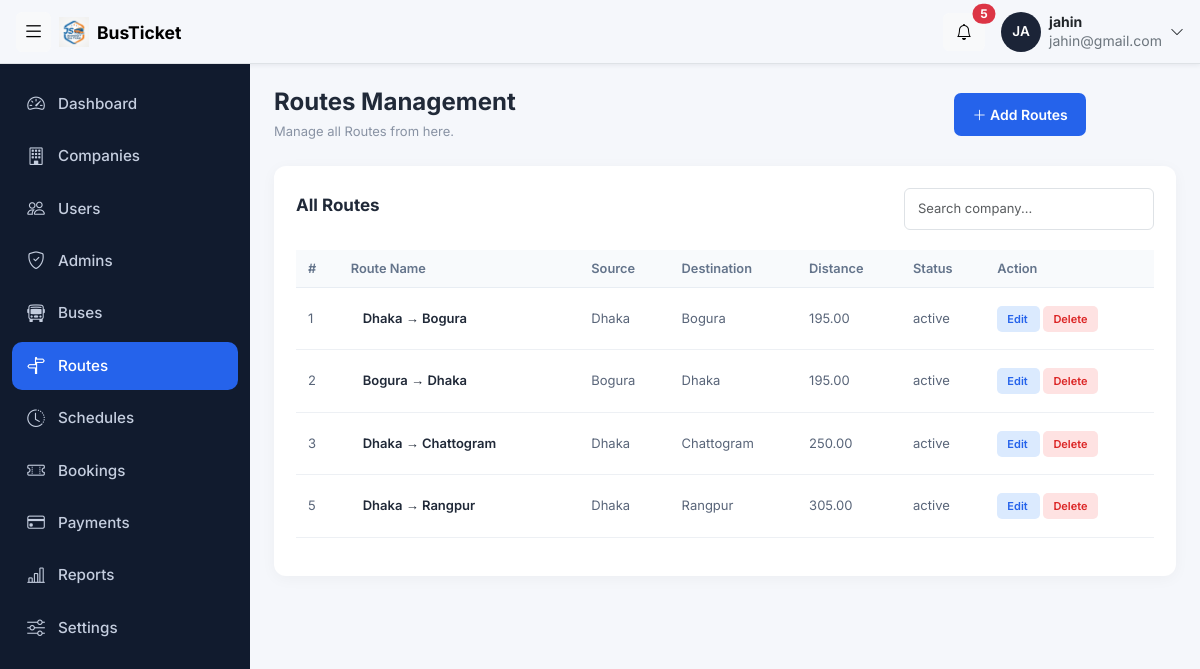
Screenshot of /admin/route.php (signed in) with the database file from the repository.
### tables this page shows
CREATE TABLE `routes` (
  `route_id` int(11) NOT NULL,
  `source` varchar(100) NOT NULL,
  `destination` varchar(100) NOT NULL,
  `distance` decimal(10,2) NOT NULL,
  `status` enum('active','inactive') NOT NULL
);

### admin/route.php (the view, shortened to what this page needs)
<?php
include '../config/db.php';
$sql = "SELECT * FROM  routes";
$raw = $conn->query($sql);
?>
<!DOCTYPE html>
<html lang="bn">
<head>
    <?php
    include '../includes/admin_css.php';
    ?>
</head>
<body>
    <?php
    include '../includes/topbar.php';
    ?>
    <div class="layout">
        <?php
        include '../includes/route_bar.php';
        ?>
        <div class="container-fluid py-4 px-4">
            <div class="page-header">
                <div>
                    <h3>Routes Management</h3>
                    <p>Manage all Routes from here.</p>
                </div>
                <button class="btn-add" id="openForm">
                    <i class="bi bi-plus-lg"></i> Add Routes
                </button>
            </div>
            <div class="company-card">
                <div class="table-header">
                    <h5>All Routes</h5>
                    <input type="text" id="searchInput"
                        class="form-control search-box"
                        placeholder="Search company...">
                </div>
                <div class="table-responsive">
                    <table class="table company-table" id="companyTable">
                        <thead>
                            <tr>
                                <th>#</th>
                                <th>Route Name</th>
                                <th>Source</th>
                                <th>Destination</th>
                                <th>Distance</th>
                                <th>Status</th>
                                <th>Action </th>
                            </tr>
                        </thead>
                        <tbody>
                            <?php
                            while ($row = $raw->fetch_assoc()) { ?>
                                <tr>
                                    <td>
                                        <?php echo (int)$row['route_id'];  ?>
                                    </td>
                                    <td>
                                        <div class="company-name">
                                            <?php echo$row['source'] . ' → ' . $row['destination']; ?>
                                        </div>
                                    </td>
                                    <td>
                                        <?php echo $row['source']; ?>
                                    </td>
                                    <td>
                                        <?php echo $row['destination']; ?>
                                    </td>
                                    <td>
                                        <?php echo $row['distance']; ?>
                                    </td>
                                    <td>
                                        <?php echo $row['status']; ?>
                                    </td>
                                    <td>
                                        <a class="action-btn edit" href="route_edit.php?route_id=<?php echo $row['route_id']; ?>">
                                            Edit
                                        </a>
                                        <a href="route_delete.php?route_id=<?php echo $row['route_id']; ?>"
                                            class="action-btn delete"
                                            onclick="return confirm('Delete this route?')">
                                            Delete
                                        </a>
                                    </td>
                                </tr>
                            <?php
                            };
                            ?>
                        </tbody>
                    </table>
                </div>
            </div>
        </div>
</body>
</html>

### assets/css/admin.css (style rules this page uses)
:root { --topbar-h: 64px; --sidebar-w: 250px; --sidebar-w-collapsed: 72px; --brand: #2563eb; --ink: #1b2437; --bg: #f4f6fa; }
body { background: var(--bg); color: var(--ink); font-family: "Inter", "Nirmala UI", system-ui, sans-serif; }
.search-box { position: relative; flex: 1; max-width: 460px; }
.layout { display: flex; min-height: calc(100vh - var(--topbar-h)); margin-top: var(--topbar-h); }
.layout > .sidebar + * { flex: 1; min-width: 0; margin-left: var(--sidebar-w); transition: margin-left .25s ease; }
.table th { font-size: .8rem; color: #5b6679; white-space: nowrap; }
.table td { white-space: nowrap; }

### assets/css/companies.css (style rules this page uses)
body { background: #f5f7fb; font-family: 'Inter', sans-serif; color: #202938; }
.page-header { display: flex; justify-content: space-between; align-items: center; margin-bottom: 25px; width: 90%; }
.page-header h3 { font-size: 24px; font-weight: 700; margin-bottom: 5px; }
.page-header p, .form-heading p { color: #8993a4; font-size: 13px; margin: 0; }
.btn-add { background: #2563eb; color: white; border: none; padding: 11px 18px; border-radius: 7px; font-size: 14px; font-weight: 600; }
.company-card { background: white; border-radius: 12px; padding: 22px; box-shadow: 0 3px 15px rgba(0,0,0,0.04); }
.table-header { display: flex; justify-content: space-between; align-items: center; margin-bottom: 20px; }
.table-header h5 { font-size: 17px; font-weight: 700; }
.search-box { max-width: 250px; font-size: 13px; padding: 10px 13px; }
.company-table { vertical-align: middle; font-size: 13px; width: 100%; }
.company-table thead th { background: #f8fafc; color: #64748b; font-weight: 600; padding: 9px 12px; white-space: nowrap; border-bottom: 1px solid #e8edf3; }
.company-table tbody td { padding: 9px 12px; color: #596579; border-bottom: 1px solid #edf0f4; }
.company-name { color: #202938; font-weight: 600; padding: 12px; }
.action-btn { border: none; padding: 6px 10px; border-radius: 5px; font-size: 11px; font-weight: 600; margin-right: 3px; }
.edit { background: #dbeafe; color: #2563eb; }
.delete { background: #fee2e2; color: #dc2626; text-decoration: none; }
a { text-decoration: none; }

### assets/css/adminbar.css (style rules this page uses)
body { background: #f5f7fb; font-family: 'Inter', sans-serif; color: #202938; }
.page-header { display: flex; justify-content: space-between; align-items: center; margin-bottom: 25px; }
.page-header h3 { font-size: 24px; font-weight: 700; margin-bottom: 5px; }
.page-header p, .form-heading p { color: #8993a4; font-size: 13px; margin: 0; }
.btn-add { background: #2563eb; color: white; border: none; padding: 11px 18px; border-radius: 7px; font-size: 14px; font-weight: 600; }
.company-card { background: white; border-radius: 12px; padding: 22px; box-shadow: 0 3px 15px rgba(0,0,0,0.04); }
.table-header { display: flex; justify-content: space-between; align-items: center; margin-bottom: 20px; }
.table-header h5 { font-size: 17px; font-weight: 700; }
.search-box { max-width: 250px; font-size: 13px; padding: 10px 13px; }
.company-table { vertical-align: middle; font-size: 13px; width: 100%; }
.company-table thead th { background: #f8fafc; color: #64748b; font-weight: 600; padding: 9px 12px; white-space: nowrap; border-bottom: 1px solid #e8edf3; }
.company-table tbody td { padding: 9px 12px; color: #596579; border-bottom: 1px solid #edf0f4; }
.company-name { color: #202938; font-weight: 600; padding: 12px; }
.action-btn { border: none; padding: 6px 10px; border-radius: 5px; font-size: 11px; font-weight: 600; margin-right: 3px; }
.edit { background: #dbeafe; color: #2563eb; text-decoration: none; }
.delete { background: #fee2e2; color: #dc2626; text-decoration: none; }
a { text-decoration: none; }

### rows the page displays
routes: route_id "1", source "Dhaka", destination "Bogura", distance "195.00", status "active"
routes: route_id "2", source "Bogura", destination "Dhaka", distance "195.00", status "active"
routes: route_id "3", source "Dhaka", destination "Chattogram", distance "250.00", status "active"
routes: route_id "5", source "Dhaka", destination "Rangpur", distance "305.00", status "active"

### other values shown
substr($_SESSION['name'], 0, 2) "JA"
$_SESSION['name'] "jahin"
$_SESSION['email'] "jahin@gmail.com"
